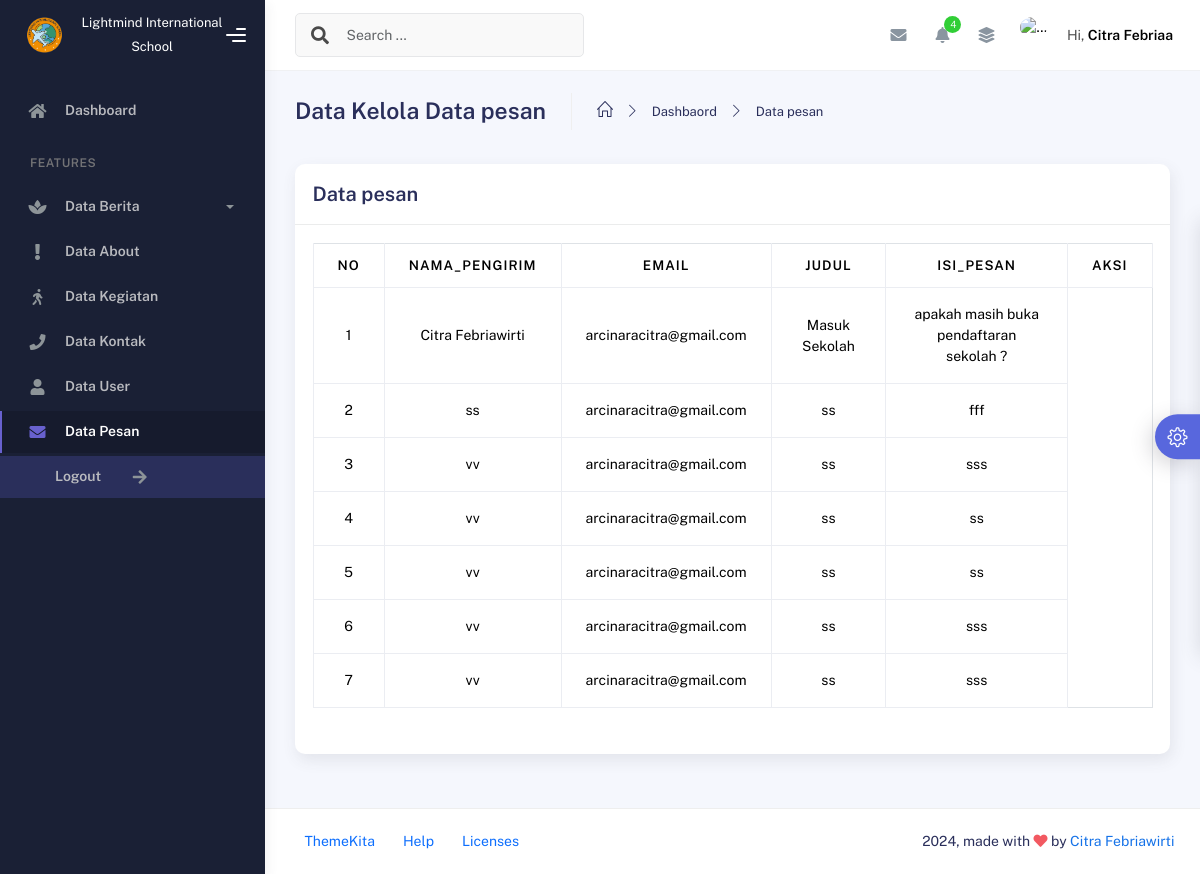
The app's page /admin/index.php?page=pesan/index (signed in) with its own data.
### tables this page shows
CREATE TABLE `pesan` (
  `id` int(11) NOT NULL,
  `nama_pengirim` varchar(100) NOT NULL,
  `email` varchar(100) NOT NULL,
  `judul` varchar(255) NOT NULL,
  `isi_pesan` text NOT NULL,
  `tanggal_create` datetime DEFAULT current_timestamp()
);

### admin/index.php (called while the page is built, shortened)
<?php
include "layout/header.php";
include "content.php";
include "layout/footer.php";
?>

### admin/pesan/index.php (the view, shortened to what this page needs)
<div class="container">
    <div class="page-inner">
        <div class="page-header">
            <h3 class="fw-bold mb-3">Data Kelola Data pesan</h3>
            <ul class="breadcrumbs mb-3">
                <li class="nav-home">
                    <a href="#">
                        <i class="icon-home"></i>
                    </a>
                </li>
                <li class="separator">
                    <i class="icon-arrow-right"></i>
                </li>
                <li class="nav-item">
                    <a href="#">Dashbaord</a>
                </li>
                <li class="separator">
                    <i class="icon-arrow-right"></i>
                </li>
                <li class="nav-item">
                    <a href="#">Data pesan</a>
                </li>
            </ul>
        </div>
        <div class="row">
            <div class="col-md-12">
                <div class="card">
                    <div class="card-header">
                        <div class="d-flex align-items-center">
                            <h4 class="card-title">Data pesan</h4>
                        </div>
                    </div>
                    <div class="card-body">
                        <div class="table table-bordered table-responsive">
                            <table id="basic-datatables" class="display table table-bordered table-hover">
                                <thead>
                                    <tr class="text-center">
                                        <th>No </th>
                                        <th>nama_pengirim</th>
                                        <th>email</th>
                                        <th>judul</th>
                                        <th>isi_pesan</th>
                                        <th>Aksi</th>
                                    </tr>
                                </thead>
                                <tbody>
                                    <?php
                                    $no=1;
                                    $query = mysqli_query($koneksi,"SELECT * FROM pesan   ORDER BY id DESC");
                                    while( $data = mysqli_fetch_array($query)){
                                    ?>
                                    <tr class="text-center">
                                        <td><?= $no++?> </td>
                                        <td><?=$data['nama_pengirim']?></td>
                                        <td><?=$data['email']?></td>
                                        <td><?=$data['judul']?></td>
                                        <td><?=$data['isi_pesan']?></td>
                                    </tr>
                                    <?php }?>
                                </tbody>
                            </table>
                        </div>
                    </div>
                </div>
            </div>
        </div>
    </div>
</div>

### records on screen
pesan: nama_pengirim "Citra Febriawirti", email "arcinaracitra@gmail.com", judul "Masuk Sekolah", isi_pesan "apakah masih buka pendaftaran sekolah ?"
pesan: nama_pengirim "ss", email "arcinaracitra@gmail.com", judul "ss", isi_pesan "fff"
pesan: nama_pengirim "vv", email "arcinaracitra@gmail.com", judul "ss", isi_pesan "sss"
pesan: nama_pengirim "vv", email "arcinaracitra@gmail.com", judul "ss", isi_pesan "ss"
pesan: nama_pengirim "vv", email "arcinaracitra@gmail.com", judul "ss", isi_pesan "ss"
pesan: nama_pengirim "vv", email "arcinaracitra@gmail.com", judul "ss", isi_pesan "sss"
pesan: nama_pengirim "vv", email "arcinaracitra@gmail.com", judul "ss", isi_pesan "sss"

### other values on screen
$_SESSION['nama_lengkap'] "Citra Febriaa"
